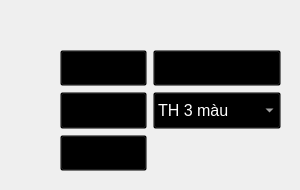
    <widget class="QWidget" name="tab">
     <attribute name="title">
      <string>Hiển thị</string>
     </attribute>
     <widget class="QFrame" name="frame_10">
      <property name="geometry">
       <rect>
        <x>50</x>
        <y>40</y>
        <width>241</width>
        <height>141</height>
       </rect>
      </property>
      <property name="sizePolicy">
       <sizepolicy hsizetype="Preferred" vsizetype="Preferred">
        <horstretch>0</horstretch>
        <verstretch>0</verstretch>
       </sizepolicy>
      </property>
      <property name="autoFillBackground">
       <bool>false</bool>
      </property>
      <property name="styleSheet">
       <string notr="true">background-color: rgb(0, 0, 0,0);</string>
      </property>
      <property name="frameShape">
       <enum>QFrame::StyledPanel</enum>
      </property>
      <property name="frameShadow">
       <enum>QFrame::Raised</enum>
      </property>
      <layout class="QGridLayout" name="gridLayout_2">
       <item row="3" column="0">
        <widget class="QCustomButton" name="toolButton_reset">
         <property name="sizePolicy">
          <sizepolicy hsizetype="Preferred" vsizetype="Preferred">
           <horstretch>0</horstretch>
           <verstretch>0</verstretch>
          </sizepolicy>
         </property>
         <property name="font">
          <font>
           <pointsize>12</pointsize>
          </font>
         </property>
         <property name="text">
          <string>Reset</string>
         </property>
         <property name="checkable">
          <bool>true</bool>
         </property>
        </widget>
       </item>
       <item row="2" column="0">
        <widget class="QCustomButton" name="toolButton_centerView">
         <property name="sizePolicy">
          <sizepolicy hsizetype="Preferred" vsizetype="Preferred">
           <horstretch>0</horstretch>
           <verstretch>0</verstretch>
          </sizepolicy>
         </property>
         <property name="font">
          <font>
           <pointsize>12</pointsize>
          </font>
         </property>
         <property name="text">
          <string>Center</string>
         </property>
         <property name="checkable">
          <bool>false</bool>
         </property>
        </widget>
       </item>
       <item row="0" column="1">
        <widget class="QCustomButton" name="toolButton_alphaView">
         <property name="sizePolicy">
          <sizepolicy hsizetype="Preferred" vsizetype="Preferred">
           <horstretch>0</horstretch>
           <verstretch>0</verstretch>
          </sizepolicy>
         </property>
         <property name="font">
          <font>
           <pointsize>12</pointsize>
          </font>
         </property>
         <property name="text">
          <string>Biểu đồ tín hiệu</string>
         </property>
         <property name="checkable">
          <bool>true</bool>
         </property>
        </widget>
       </item>
       <item row="0" column="0">
        <widget class="QCustomButton" name="toolButton_map">
         <property name="sizePolicy">
          <sizepolicy hsizetype="Preferred" vsizetype="Preferred">
           <horstretch>0</horstretch>
           <verstretch>0</verstretch>
          </sizepolicy>
         </property>
         <property name="font">
          <font>
           <pointsize>12</pointsize>
          </font>
         </property>
         <property name="text">
          <string>Bản đồ</string>
         </property>
         <property name="checkable">
          <bool>true</bool>
         </property>
        </widget>
       </item>
       <item row="2" column="1">
        <widget class="QCustomComboBox" name="comboBox_img_mode">
         <property name="sizePolicy">
          <sizepolicy hsizetype="Preferred" vsizetype="Preferred">
           <horstretch>0</horstretch>
           <verstretch>0</verstretch>
          </sizepolicy>
         </property>
         <property name="palette">
          <palette>
           <active>
            <colorrole role="WindowText">
             <brush brushstyle="SolidPattern">
              <color alpha="255">
               <red>255</red>
               <green>255</green>
               <blue>255</blue>
              </color>
             </brush>
            </colorrole>
            <colorrole role="Button">
             <brush brushstyle="SolidPattern">
              <color alpha="0">
               <red>0</red>
               <green>0</green>
               <blue>0</blue>
              </color>
             </brush>
            </colorrole>
            <colorrole role="Light">
             <brush brushstyle="SolidPattern">
              <color alpha="255">
               <red>0</red>
               <green>0</green>
               <blue>0</blue>
              </color>
             </brush>
            </colorrole>
            <colorrole role="Midlight">
             <brush brushstyle="SolidPattern">
              <color alpha="255">
               <red>0</red>
               <green>0</green>
               <blue>0</blue>
              </color>
             </brush>
            </colorrole>
            <colorrole role="Dark">
             <brush brushstyle="SolidPattern">
              <color alpha="255">
               <red>0</red>
               <green>0</green>
               <blue>0</blue>
              </color>
             </brush>
            </colorrole>
            <colorrole role="Mid">
             <brush brushstyle="SolidPattern">
              <color alpha="255">
               <red>0</red>
               <green>0</green>
               <blue>0</blue>
              </color>
             </brush>
            </colorrole>
            <colorrole role="Text">
             <brush brushstyle="SolidPattern">
              <color alpha="255">
               <red>255</red>
               <green>255</green>
               <blue>255</blue>
              </color>
             </brush>
            </colorrole>
            <colorrole role="BrightText">
             <brush brushstyle="SolidPattern">
              <color alpha="255">
               <red>255</red>
               <green>255</green>
               <blue>255</blue>
              </color>
             </brush>
            </colorrole>
            <colorrole role="ButtonText">
             <brush brushstyle="SolidPattern">
              <color alpha="255">
               <red>255</red>
               <green>255</green>
               <blue>255</blue>
              </color>
             </brush>
            </colorrole>
            <colorrole role="Base">
             <brush brushstyle="SolidPattern">
              <color alpha="0">
               <red>0</red>
               <green>0</green>
               <blue>0</blue>
              </color>
             </brush>
            </colorrole>
            <colorrole role="Window">
             <brush brushstyle="SolidPattern">
              <color alpha="0">
               <red>0</red>
               <green>0</green>
               <blue>0</blue>
              </color>
             </brush>
            </colorrole>
            <colorrole role="Shadow">
             <brush brushstyle="SolidPattern">
              <color alpha="255">
               <red>0</red>
               <green>0</green>
               <blue>0</blue>
              </color>
             </brush>
            </colorrole>
            <colorrole role="AlternateBase">
             <brush brushstyle="SolidPattern">
              <color alpha="255">
               <red>0</red>
               <green>0</green>
               <blue>0</blue>
              </color>
             </brush>
            </colorrole>
            <colorrole role="ToolTipBase">
             <brush brushstyle="SolidPattern">
              <color alpha="255">
               <red>255</red>
               <green>255</green>
               <blue>220</blue>
              </color>
             </brush>
            </colorrole>
            <colorrole role="ToolTipText">
             <brush brushstyle="SolidPattern">
              <color alpha="255">
               <red>0</red>
               <green>0</green>
               <blue>0</blue>
              </color>
             </brush>
            </colorrole>
           </active>
           <inactive>
            <colorrole role="WindowText">
             <brush brushstyle="SolidPattern">
              <color alpha="255">
               <red>255</red>
               <green>255</green>
               <blue>255</blue>
              </color>
             </brush>
            </colorrole>
            <colorrole role="Button">
             <brush brushstyle="SolidPattern">
              <color alpha="0">
               <red>0</red>
               <green>0</green>
               <blue>0</blue>
              </color>
             </brush>
            </colorrole>
            <colorrole role="Light">
             <brush brushstyle="SolidPattern">
              <color alpha="255">
               <red>0</red>
               <green>0</green>
               <blue>0</blue>
              </color>
             </brush>
            </colorrole>
            <colorrole role="Midlight">
             <brush brushstyle="SolidPattern">
              <color alpha="255">
               <red>0</red>
               <green>0</green>
               <blue>0</blue>
              </color>
             </brush>
            </colorrole>
            <colorrole role="Dark">
             <brush brushstyle="SolidPattern">
              <color alpha="255">
               <red>0</red>
               <green>0</green>
               <blue>0</blue>
              </color>
             </brush>
            </colorrole>
            <colorrole role="Mid">
             <brush brushstyle="SolidPattern">
              <color alpha="255">
               <red>0</red>
               <green>0</green>
               <blue>0</blue>
              </color>
             </brush>
            </colorrole>
            <colorrole role="Text">
             <brush brushstyle="SolidPattern">
              <color alpha="255">
               <red>255</red>
               <green>255</green>
               <blue>255</blue>
              </color>
             </brush>
            </colorrole>
            <colorrole role="BrightText">
             <brush brushstyle="SolidPattern">
              <color alpha="255">
               <red>255</red>
               <green>255</green>
               <blue>255</blue>
              </color>
             </brush>
            </colorrole>
            <colorrole role="ButtonText">
             <brush brushstyle="SolidPattern">
              <color alpha="255">
               <red>255</red>
               <green>255</green>
               <blue>255</blue>
              </color>
             </brush>
            </colorrole>
            <colorrole role="Base">
             <brush brushstyle="SolidPattern">
              <color alpha="0">
               <red>0</red>
               <green>0</green>
               <blue>0</blue>
              </color>
             </brush>
            </colorrole>
            <colorrole role="Window">
             <brush brushstyle="SolidPattern">
              <color alpha="0">
               <red>0</red>
               <green>0</green>
               <blue>0</blue>
              </color>
             </brush>
            </colorrole>
            <colorrole role="Shadow">
             <brush brushstyle="SolidPattern">
              <color alpha="255">
               <red>0</red>
               <green>0</green>
               <blue>0</blue>
              </color>
             </brush>
            </colorrole>
            <colorrole role="AlternateBase">
             <brush brushstyle="SolidPattern">
              <color alpha="255">
               <red>0</red>
               <green>0</green>
               <blue>0</blue>
              </color>
             </brush>
            </colorrole>
            <colorrole role="ToolTipBase">
             <brush brushstyle="SolidPattern">
              <color alpha="255">
               <red>255</red>
               <green>255</green>
               <blue>220</blue>
              </color>
             </brush>
            </colorrole>
            <colorrole role="ToolTipText">
             <brush brushstyle="SolidPattern">
              <color alpha="255">
               <red>0</red>
               <green>0</green>
               <blue>0</blue>
              </color>
             </brush>
            </colorrole>
           </inactive>
           <disabled>
            <colorrole role="WindowText">
             <brush brushstyle="SolidPattern">
              <color alpha="255">
               <red>0</red>
               <green>0</green>
               <blue>0</blue>
              </color>
             </brush>
            </colorrole>
            <colorrole role="Button">
             <brush brushstyle="SolidPattern">
              <color alpha="0">
               <red>0</red>
               <green>0</green>
               <blue>0</blue>
              </color>
             </brush>
            </colorrole>
            <colorrole role="Light">
             <brush brushstyle="SolidPattern">
              <color alpha="255">
               <red>0</red>
               <green>0</green>
               <blue>0</blue>
              </color>
             </brush>
            </colorrole>
            <colorrole role="Midlight">
             <brush brushstyle="SolidPattern">
              <color alpha="255">
               <red>0</red>
               <green>0</green>
               <blue>0</blue>
              </color>
             </brush>
            </colorrole>
            <colorrole role="Dark">
             <brush brushstyle="SolidPattern">
              <color alpha="255">
               <red>0</red>
               <green>0</green>
               <blue>0</blue>
              </color>
             </brush>
            </colorrole>
            <colorrole role="Mid">
             <brush brushstyle="SolidPattern">
              <color alpha="255">
               <red>0</red>
               <green>0</green>
               <blue>0</blue>
              </color>
             </brush>
            </colorrole>
            <colorrole role="Text">
             <brush brushstyle="SolidPattern">
              <color alpha="255">
               <red>0</red>
               <green>0</green>
               <blue>0</blue>
              </color>
             </brush>
            </colorrole>
            <colorrole role="BrightText">
             <brush brushstyle="SolidPattern">
              <color alpha="255">
               <red>255</red>
               <green>255</green>
               <blue>255</blue>
              </color>
             </brush>
            </colorrole>
            <colorrole role="ButtonText">
             <brush brushstyle="SolidPattern">
              <color alpha="255">
               <red>0</red>
               <green>0</green>
               <blue>0</blue>
              </color>
             </brush>
            </colorrole>
            <colorrole role="Base">
             <brush brushstyle="SolidPattern">
              <color alpha="0">
               <red>0</red>
               <green>0</green>
               <blue>0</blue>
              </color>
             </brush>
            </colorrole>
            <colorrole role="Window">
             <brush brushstyle="SolidPattern">
              <color alpha="0">
               <red>0</red>
               <green>0</green>
               <blue>0</blue>
              </color>
             </brush>
            </colorrole>
            <colorrole role="Shadow">
             <brush brushstyle="SolidPattern">
              <color alpha="255">
               <red>0</red>
               <green>0</green>
               <blue>0</blue>
              </color>
             </brush>
            </colorrole>
            <colorrole role="AlternateBase">
             <brush brushstyle="SolidPattern">
              <color alpha="255">
               <red>0</red>
               <green>0</green>
               <blue>0</blue>
              </color>
             </brush>
            </colorrole>
            <colorrole role="ToolTipBase">
             <brush brushstyle="SolidPattern">
              <color alpha="255">
               <red>255</red>
               <green>255</green>
               <blue>220</blue>
              </color>
             </brush>
            </colorrole>
            <colorrole role="ToolTipText">
             <brush brushstyle="SolidPattern">
              <color alpha="255">
               <red>0</red>
               <green>0</green>
               <blue>0</blue>
              </color>
             </brush>
            </colorrole>
           </disabled>
          </palette>
         </property>
         <property name="font">
          <font>
           <pointsize>12</pointsize>
          </font>
         </property>
         <item>
          <property name="text">
           <string>TH 3 màu</string>
          </property>
         </item>
         <item>
          <property name="text">
           <string>TH 1 màu</string>
          </property>
         </item>
         <item>
          <property name="text">
           <string>TH 2 Màu</string>
          </property>
         </item>
         <item>
          <property name="text">
           <string>D 3 Màu</string>
          </property>
         </item>
         <item>
          <property name="text">
           <string>D 4 Màu</string>
          </property>
         </item>
        </widget>
       </item>
      </layout>
     </widget>
    </widget>
